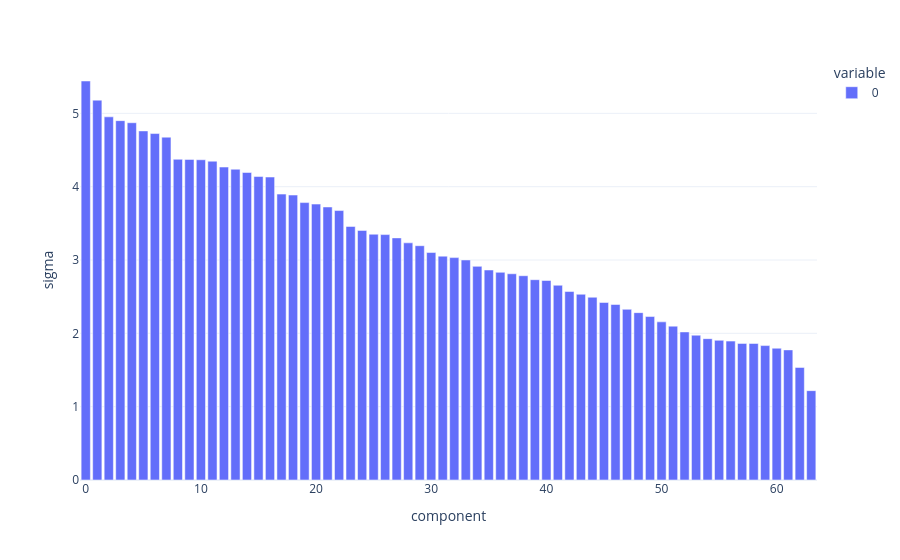

Notebook code for this chart:
### Code cell
px.bar(sigma, template="plotly_white", labels=dict(index="component", value="sigma"))

### Figure 1 — Plotly figure (JSON) as saved in the notebook; plotly's stock layout.template omitted (floating-point values rounded to 4 significant figures)
{"data": [{"hovertemplate": "variable=0<br>component=%{x}<br>sigma=%{y}<extra></extra>", "legendgroup": "0", "marker": {"color": "#636efa", "pattern": {"shape": ""}}, "name": "0", "orientation": "v", "showlegend": true, "textposition": "auto", "type": "bar", "x": [0, 1, 2, 3, 4, 5, 6, 7, 8, 9, 10, 11, 12, 13, 14, 15, 16, 17, 18, 19, 20, 21, 22, 23, 24, 25, 26, 27, 28, 29, 30, 31, 32, 33, 34, 35, 36, 37, 38, 39, 40, 41, 42, 43, 44, 45, 46, 47, 48, 49, 50, 51, 52, 53, 54, 55, 56, 57, 58, 59, 60, 61, 62, 63], "xaxis": "x", "y": [5.441, 5.18, 4.953, 4.9, 4.872, 4.761, 4.725, 4.675, 4.374, 4.372, 4.367, 4.347, 4.268, 4.238, 4.194, 4.138, 4.131, 3.899, 3.886, 3.783, 3.763, 3.723, 3.675, 3.458, 3.403, 3.352, 3.347, 3.302, 3.234, 3.195, 3.102, 3.053, 3.033, 3.001, 2.913, 2.864, 2.832, 2.812, 2.786, 2.731, 2.721, 2.656, 2.57, 2.533, 2.492, 2.421, 2.393, 2.328, 2.282, 2.229, 2.157, 2.098, 2.019, 1.975, 1.927, 1.905, 1.894, 1.863, 1.862, 1.833, 1.797, 1.774, 1.535, 1.218], "yaxis": "y"}], "layout": {"barmode": "relative", "legend": {"title": {"text": "variable"}, "tracegroupgap": 0}, "margin": {"t": 60}, "xaxis": {"anchor": "y", "domain": [0, 1], "title": {"text": "component"}}, "yaxis": {"anchor": "x", "domain": [0, 1], "title": {"text": "sigma"}}}}
